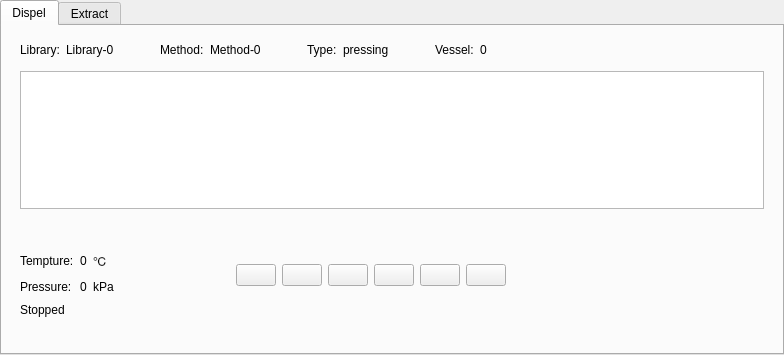
<?xml version="1.0" encoding="UTF-8"?>
<ui version="4.0">
 <class>QDispelForm</class>
 <widget class="QWidget" name="QDispelForm">
  <property name="geometry">
   <rect>
    <x>0</x>
    <y>0</y>
    <width>784</width>
    <height>355</height>
   </rect>
  </property>
  <property name="sizePolicy">
   <sizepolicy hsizetype="Preferred" vsizetype="Preferred">
    <horstretch>0</horstretch>
    <verstretch>0</verstretch>
   </sizepolicy>
  </property>
  <property name="maximumSize">
   <size>
    <width>800</width>
    <height>480</height>
   </size>
  </property>
  <property name="windowTitle">
   <string>Form</string>
  </property>
  <layout class="QHBoxLayout" name="horizontalLayout_11">
   <property name="leftMargin">
    <number>0</number>
   </property>
   <property name="topMargin">
    <number>0</number>
   </property>
   <property name="rightMargin">
    <number>0</number>
   </property>
   <property name="bottomMargin">
    <number>0</number>
   </property>
   <item>
    <widget class="HNTabWidget" name="tabWidget_dispel">
     <property name="currentIndex">
      <number>0</number>
     </property>
     <widget class="QWidget" name="tab_dispel_run">
      <attribute name="title">
       <string>Dispel</string>
      </attribute>
      <layout class="QVBoxLayout" name="verticalLayout_7">
       <property name="leftMargin">
        <number>9</number>
       </property>
       <property name="topMargin">
        <number>9</number>
       </property>
       <property name="rightMargin">
        <number>9</number>
       </property>
       <property name="bottomMargin">
        <number>9</number>
       </property>
       <item>
        <widget class="QWidget" name="widgetDispel" native="true">
         <layout class="QVBoxLayout" name="verticalLayout_2">
          <property name="leftMargin">
           <number>9</number>
          </property>
          <property name="topMargin">
           <number>0</number>
          </property>
          <property name="rightMargin">
           <number>9</number>
          </property>
          <property name="bottomMargin">
           <number>9</number>
          </property>
          <item>
           <widget class="QWidget" name="widget_run_top" native="true">
            <property name="minimumSize">
             <size>
              <width>0</width>
              <height>0</height>
             </size>
            </property>
            <layout class="QHBoxLayout" name="horizontalLayout_28">
             <property name="leftMargin">
              <number>0</number>
             </property>
             <property name="topMargin">
              <number>0</number>
             </property>
             <property name="rightMargin">
              <number>0</number>
             </property>
             <property name="bottomMargin">
              <number>0</number>
             </property>
             <item>
              <widget class="QLabel" name="lb_libbuddy">
               <property name="text">
                <string>Library:</string>
               </property>
              </widget>
             </item>
             <item>
              <widget class="QLabel" name="lb_libname">
               <property name="sizePolicy">
                <sizepolicy hsizetype="Maximum" vsizetype="Maximum">
                 <horstretch>0</horstretch>
                 <verstretch>0</verstretch>
                </sizepolicy>
               </property>
               <property name="maximumSize">
                <size>
                 <width>16777215</width>
                 <height>30</height>
                </size>
               </property>
               <property name="text">
                <string>Library-0</string>
               </property>
              </widget>
             </item>
             <item>
              <spacer name="hs_0">
               <property name="orientation">
                <enum>Qt::Horizontal</enum>
               </property>
               <property name="sizeType">
                <enum>QSizePolicy::Fixed</enum>
               </property>
               <property name="sizeHint" stdset="0">
                <size>
                 <width>40</width>
                 <height>30</height>
                </size>
               </property>
              </spacer>
             </item>
             <item>
              <widget class="QLabel" name="lb_mbuddy">
               <property name="sizePolicy">
                <sizepolicy hsizetype="Preferred" vsizetype="Preferred">
                 <horstretch>0</horstretch>
                 <verstretch>0</verstretch>
                </sizepolicy>
               </property>
               <property name="minimumSize">
                <size>
                 <width>0</width>
                 <height>0</height>
                </size>
               </property>
               <property name="maximumSize">
                <size>
                 <width>16777215</width>
                 <height>16777215</height>
                </size>
               </property>
               <property name="text">
                <string>Method:</string>
               </property>
              </widget>
             </item>
             <item>
              <widget class="QLabel" name="lb_method">
               <property name="sizePolicy">
                <sizepolicy hsizetype="Preferred" vsizetype="Preferred">
                 <horstretch>0</horstretch>
                 <verstretch>0</verstretch>
                </sizepolicy>
               </property>
               <property name="minimumSize">
                <size>
                 <width>0</width>
                 <height>0</height>
                </size>
               </property>
               <property name="text">
                <string>Method-0</string>
               </property>
              </widget>
             </item>
             <item>
              <spacer name="hs_1">
               <property name="orientation">
                <enum>Qt::Horizontal</enum>
               </property>
               <property name="sizeType">
                <enum>QSizePolicy::Fixed</enum>
               </property>
               <property name="sizeHint" stdset="0">
                <size>
                 <width>40</width>
                 <height>20</height>
                </size>
               </property>
              </spacer>
             </item>
             <item>
              <widget class="QLabel" name="label_typebuddy">
               <property name="text">
                <string>Type:</string>
               </property>
              </widget>
             </item>
             <item>
              <widget class="QLabel" name="lb_type">
               <property name="text">
                <string>pressing</string>
               </property>
              </widget>
             </item>
             <item>
              <spacer name="hs_4">
               <property name="orientation">
                <enum>Qt::Horizontal</enum>
               </property>
               <property name="sizeType">
                <enum>QSizePolicy::Fixed</enum>
               </property>
               <property name="sizeHint" stdset="0">
                <size>
                 <width>40</width>
                 <height>20</height>
                </size>
               </property>
              </spacer>
             </item>
             <item>
              <widget class="QLabel" name="label">
               <property name="text">
                <string>Vessel:</string>
               </property>
              </widget>
             </item>
             <item>
              <widget class="QLabel" name="label_tanknum">
               <property name="text">
                <string>0</string>
               </property>
              </widget>
             </item>
             <item>
              <spacer name="horizontalSpacer_11">
               <property name="orientation">
                <enum>Qt::Horizontal</enum>
               </property>
               <property name="sizeHint" stdset="0">
                <size>
                 <width>40</width>
                 <height>20</height>
                </size>
               </property>
              </spacer>
             </item>
            </layout>
           </widget>
          </item>
          <item>
           <widget class="QStackedWidget" name="sw_main">
            <widget class="QWidget" name="page">
             <layout class="QHBoxLayout" name="horizontalLayout">
              <property name="leftMargin">
               <number>0</number>
              </property>
              <property name="topMargin">
               <number>0</number>
              </property>
              <property name="rightMargin">
               <number>0</number>
              </property>
              <property name="bottomMargin">
               <number>0</number>
              </property>
              <item>
               <widget class="QStageWidget" name="tbv_stage"/>
              </item>
             </layout>
            </widget>
            <widget class="QRunPlot" name="page_plot"/>
           </widget>
          </item>
          <item>
           <widget class="QWidget" name="widget_run_bottom" native="true">
            <property name="minimumSize">
             <size>
              <width>0</width>
              <height>120</height>
             </size>
            </property>
            <layout class="QHBoxLayout" name="horizontalLayout_27">
             <property name="spacing">
              <number>6</number>
             </property>
             <property name="leftMargin">
              <number>0</number>
             </property>
             <property name="topMargin">
              <number>9</number>
             </property>
             <property name="bottomMargin">
              <number>9</number>
             </property>
             <item>
              <widget class="QWidget" name="widget_9" native="true">
               <property name="maximumSize">
                <size>
                 <width>16777215</width>
                 <height>16777215</height>
                </size>
               </property>
               <layout class="QGridLayout" name="gridLayout">
                <property name="leftMargin">
                 <number>0</number>
                </property>
                <item row="1" column="1">
                 <widget class="QLabel" name="label_curtemp">
                  <property name="sizePolicy">
                   <sizepolicy hsizetype="Preferred" vsizetype="Preferred">
                    <horstretch>0</horstretch>
                    <verstretch>0</verstretch>
                   </sizepolicy>
                  </property>
                  <property name="text">
                   <string>0</string>
                  </property>
                 </widget>
                </item>
                <item row="2" column="3">
                 <spacer name="horizontalSpacer_8">
                  <property name="orientation">
                   <enum>Qt::Horizontal</enum>
                  </property>
                  <property name="sizeHint" stdset="0">
                   <size>
                    <width>40</width>
                    <height>20</height>
                   </size>
                  </property>
                 </spacer>
                </item>
                <item row="2" column="0">
                 <widget class="QLabel" name="label_9">
                  <property name="sizePolicy">
                   <sizepolicy hsizetype="Preferred" vsizetype="Preferred">
                    <horstretch>0</horstretch>
                    <verstretch>0</verstretch>
                   </sizepolicy>
                  </property>
                  <property name="minimumSize">
                   <size>
                    <width>0</width>
                    <height>0</height>
                   </size>
                  </property>
                  <property name="text">
                   <string>Pressure:</string>
                  </property>
                 </widget>
                </item>
                <item row="2" column="1">
                 <widget class="QLabel" name="label_stressure">
                  <property name="sizePolicy">
                   <sizepolicy hsizetype="Preferred" vsizetype="Preferred">
                    <horstretch>0</horstretch>
                    <verstretch>0</verstretch>
                   </sizepolicy>
                  </property>
                  <property name="text">
                   <string>0</string>
                  </property>
                 </widget>
                </item>
                <item row="2" column="2">
                 <widget class="QLabel" name="label_7">
                  <property name="sizePolicy">
                   <sizepolicy hsizetype="Preferred" vsizetype="Preferred">
                    <horstretch>0</horstretch>
                    <verstretch>0</verstretch>
                   </sizepolicy>
                  </property>
                  <property name="text">
                   <string>kPa</string>
                  </property>
                 </widget>
                </item>
                <item row="1" column="2">
                 <widget class="QLabel" name="label_6">
                  <property name="sizePolicy">
                   <sizepolicy hsizetype="Preferred" vsizetype="Preferred">
                    <horstretch>0</horstretch>
                    <verstretch>0</verstretch>
                   </sizepolicy>
                  </property>
                  <property name="text">
                   <string>℃</string>
                  </property>
                 </widget>
                </item>
                <item row="1" column="0">
                 <widget class="QLabel" name="label_4">
                  <property name="enabled">
                   <bool>true</bool>
                  </property>
                  <property name="sizePolicy">
                   <sizepolicy hsizetype="Preferred" vsizetype="Preferred">
                    <horstretch>0</horstretch>
                    <verstretch>0</verstretch>
                   </sizepolicy>
                  </property>
                  <property name="minimumSize">
                   <size>
                    <width>0</width>
                    <height>0</height>
                   </size>
                  </property>
                  <property name="text">
                   <string>Tempture:</string>
                  </property>
                 </widget>
                </item>
                <item row="1" column="3">
                 <spacer name="horizontalSpacer_4">
                  <property name="orientation">
                   <enum>Qt::Horizontal</enum>
                  </property>
                  <property name="sizeHint" stdset="0">
                   <size>
                    <width>40</width>
                    <height>20</height>
                   </size>
                  </property>
                 </spacer>
                </item>
                <item row="3" column="0">
                 <widget class="QLabel" name="label_status">
                  <property name="text">
                   <string>Stopped</string>
                  </property>
                 </widget>
                </item>
                <item row="0" column="0">
                 <spacer name="verticalSpacer">
                  <property name="orientation">
                   <enum>Qt::Vertical</enum>
                  </property>
                  <property name="sizeHint" stdset="0">
                   <size>
                    <width>20</width>
                    <height>10</height>
                   </size>
                  </property>
                 </spacer>
                </item>
               </layout>
              </widget>
             </item>
             <item>
              <widget class="QWidget" name="widget_3" native="true">
               <layout class="QHBoxLayout" name="horizontalLayout_2">
                <item>
                 <widget class="QCPushButton" name="btn_open">
                  <property name="minimumSize">
                   <size>
                    <width>0</width>
                    <height>0</height>
                   </size>
                  </property>
                  <property name="baseSize">
                   <size>
                    <width>0</width>
                    <height>0</height>
                   </size>
                  </property>
                  <property name="text">
                   <string/>
                  </property>
                 </widget>
                </item>
                <item>
                 <widget class="QCPushButton" name="btn_play">
                  <property name="minimumSize">
                   <size>
                    <width>0</width>
                    <height>0</height>
                   </size>
                  </property>
                  <property name="text">
                   <string/>
                  </property>
                 </widget>
                </item>
                <item>
                 <widget class="QCPushButton" name="btn_stop">
                  <property name="text">
                   <string/>
                  </property>
                 </widget>
                </item>
                <item>
                 <widget class="QCPushButton" name="btn_trans">
                  <property name="text">
                   <string/>
                  </property>
                 </widget>
                </item>
                <item>
                 <widget class="QCPushButton" name="btn_turn">
                  <property name="text">
                   <string/>
                  </property>
                 </widget>
                </item>
                <item>
                 <widget class="QCPushButton" name="btn_turn_2">
                  <property name="text">
                   <string/>
                  </property>
                 </widget>
                </item>
                <item>
                 <spacer name="horizontalSpacer_7">
                  <property name="orientation">
                   <enum>Qt::Horizontal</enum>
                  </property>
                  <property name="sizeHint" stdset="0">
                   <size>
                    <width>40</width>
                    <height>20</height>
                   </size>
                  </property>
                 </spacer>
                </item>
               </layout>
               <zorder>btn_turn_2</zorder>
               <zorder>btn_open</zorder>
               <zorder>btn_play</zorder>
               <zorder>btn_stop</zorder>
               <zorder>btn_trans</zorder>
               <zorder>btn_turn</zorder>
               <zorder>horizontalSpacer_7</zorder>
              </widget>
             </item>
             <item>
              <spacer name="horizontalSpacer_2">
               <property name="orientation">
                <enum>Qt::Horizontal</enum>
               </property>
               <property name="sizeHint" stdset="0">
                <size>
                 <width>40</width>
                 <height>20</height>
                </size>
               </property>
              </spacer>
             </item>
            </layout>
           </widget>
          </item>
         </layout>
        </widget>
       </item>
      </layout>
     </widget>
     <widget class="QWidget" name="tab">
      <attribute name="title">
       <string>Extract</string>
      </attribute>
      <layout class="QVBoxLayout" name="verticalLayout">
       <item>
        <widget class="QWidget" name="widgetExtract" native="true">
         <layout class="QVBoxLayout" name="verticalLayout_3">
          <property name="topMargin">
           <number>0</number>
          </property>
          <item>
           <widget class="QWidget" name="widget_run_top_2" native="true">
            <property name="minimumSize">
             <size>
              <width>0</width>
              <height>0</height>
             </size>
            </property>
            <layout class="QHBoxLayout" name="horizontalLayout_29">
             <property name="leftMargin">
              <number>0</number>
             </property>
             <property name="topMargin">
              <number>0</number>
             </property>
             <property name="rightMargin">
              <number>0</number>
             </property>
             <property name="bottomMargin">
              <number>0</number>
             </property>
             <item>
              <widget class="QLabel" name="lb_libbuddy_2">
               <property name="text">
                <string>Library:</string>
               </property>
              </widget>
             </item>
             <item>
              <widget class="QLabel" name="lb_libname_2">
               <property name="sizePolicy">
                <sizepolicy hsizetype="Maximum" vsizetype="Maximum">
                 <horstretch>0</horstretch>
                 <verstretch>0</verstretch>
                </sizepolicy>
               </property>
               <property name="maximumSize">
                <size>
                 <width>16777215</width>
                 <height>30</height>
                </size>
               </property>
               <property name="text">
                <string>Library-0</string>
               </property>
              </widget>
             </item>
             <item>
              <spacer name="hs_2">
               <property name="orientation">
                <enum>Qt::Horizontal</enum>
               </property>
               <property name="sizeType">
                <enum>QSizePolicy::Fixed</enum>
               </property>
               <property name="sizeHint" stdset="0">
                <size>
                 <width>40</width>
                 <height>30</height>
                </size>
               </property>
              </spacer>
             </item>
             <item>
              <widget class="QLabel" name="lb_mbuddy_2">
               <property name="sizePolicy">
                <sizepolicy hsizetype="Preferred" vsizetype="Preferred">
                 <horstretch>0</horstretch>
                 <verstretch>0</verstretch>
                </sizepolicy>
               </property>
               <property name="minimumSize">
                <size>
                 <width>0</width>
                 <height>0</height>
                </size>
               </property>
               <property name="maximumSize">
                <size>
                 <width>16777215</width>
                 <height>16777215</height>
                </size>
               </property>
               <property name="text">
                <string>Method:</string>
               </property>
              </widget>
             </item>
             <item>
              <widget class="QLabel" name="lb_method_2">
               <property name="sizePolicy">
                <sizepolicy hsizetype="Preferred" vsizetype="Preferred">
                 <horstretch>0</horstretch>
                 <verstretch>0</verstretch>
                </sizepolicy>
               </property>
               <property name="minimumSize">
                <size>
                 <width>0</width>
                 <height>0</height>
                </size>
               </property>
               <property name="text">
                <string>Method-0</string>
               </property>
              </widget>
             </item>
             <item>
              <spacer name="hs_3">
               <property name="orientation">
                <enum>Qt::Horizontal</enum>
               </property>
               <property name="sizeType">
                <enum>QSizePolicy::Fixed</enum>
               </property>
               <property name="sizeHint" stdset="0">
                <size>
                 <width>40</width>
                 <height>20</height>
                </size>
               </property>
              </spacer>
             </item>
             <item>
              <spacer name="horizontalSpacer_6">
               <property name="orientation">
                <enum>Qt::Horizontal</enum>
               </property>
               <property name="sizeHint" stdset="0">
                <size>
                 <width>40</width>
                 <height>20</height>
                </size>
               </property>
              </spacer>
             </item>
            </layout>
           </widget>
          </item>
          <item>
           <widget class="QStackedWidget" name="sw_main_2">
            <widget class="QWidget" name="page_2">
             <layout class="QHBoxLayout" name="horizontalLayout_4">
              <property name="leftMargin">
               <number>0</number>
              </property>
              <property name="topMargin">
               <number>0</number>
              </property>
              <property name="rightMargin">
               <number>0</number>
              </property>
              <property name="bottomMargin">
               <number>0</number>
              </property>
              <item>
               <widget class="QStageWidget" name="tbv_stage_2"/>
              </item>
             </layout>
            </widget>
            <widget class="QRunPlot" name="page_plot_2"/>
           </widget>
          </item>
          <item>
           <widget class="QWidget" name="widget_run_bottom_2" native="true">
            <property name="minimumSize">
             <size>
              <width>0</width>
              <height>120</height>
             </size>
            </property>
            <layout class="QHBoxLayout" name="horizontalLayout_30">
             <property name="spacing">
              <number>6</number>
             </property>
             <property name="leftMargin">
              <number>0</number>
             </property>
             <property name="topMargin">
              <number>9</number>
             </property>
             <property name="bottomMargin">
              <number>9</number>
             </property>
             <item>
              <widget class="QWidget" name="widget_10" native="true">
               <property name="maximumSize">
                <size>
                 <width>16777215</width>
                 <height>16777215</height>
                </size>
               </property>
               <layout class="QGridLayout" name="gridLayout_2">
                <property name="leftMargin">
                 <number>0</number>
                </property>
                <item row="1" column="3">
                 <spacer name="horizontalSpacer_5">
                  <property name="orientation">
                   <enum>Qt::Horizontal</enum>
                  </property>
                  <property name="sizeHint" stdset="0">
                   <size>
                    <width>40</width>
                    <height>20</height>
                   </size>
                  </property>
                 </spacer>
                </item>
                <item row="2" column="3">
                 <spacer name="horizontalSpacer_10">
                  <property name="orientation">
                   <enum>Qt::Horizontal</enum>
                  </property>
                  <property name="sizeHint" stdset="0">
                   <size>
                    <width>40</width>
                    <height>20</height>
                   </size>
                  </property>
                 </spacer>
                </item>
                <item row="0" column="0">
                 <spacer name="verticalSpacer_2">
                  <property name="orientation">
                   <enum>Qt::Vertical</enum>
                  </property>
                  <property name="sizeHint" stdset="0">
                   <size>
                    <width>20</width>
                    <height>10</height>
                   </size>
                  </property>
                 </spacer>
                </item>
                <item row="1" column="1">
                 <widget class="QLabel" name="label_curtemp_2">
                  <property name="sizePolicy">
                   <sizepolicy hsizetype="Preferred" vsizetype="Preferred">
                    <horstretch>0</horstretch>
                    <verstretch>0</verstretch>
                   </sizepolicy>
                  </property>
                  <property name="text">
                   <string>0</string>
                  </property>
                 </widget>
                </item>
                <item row="1" column="2">
                 <widget class="QLabel" name="label_14">
                  <property name="sizePolicy">
                   <sizepolicy hsizetype="Preferred" vsizetype="Preferred">
                    <horstretch>0</horstretch>
                    <verstretch>0</verstretch>
                   </sizepolicy>
                  </property>
                  <property name="text">
                   <string>℃</string>
                  </property>
                 </widget>
                </item>
                <item row="3" column="0">
                 <widget class="QLabel" name="label_status_2">
                  <property name="text">
                   <string>Stopped</string>
                  </property>
                 </widget>
                </item>
                <item row="1" column="0">
                 <widget class="QLabel" name="label_15">
                  <property name="enabled">
                   <bool>true</bool>
                  </property>
                  <property name="sizePolicy">
                   <sizepolicy hsizetype="Preferred" vsizetype="Preferred">
                    <horstretch>0</horstretch>
                    <verstretch>0</verstretch>
                   </sizepolicy>
                  </property>
                  <property name="minimumSize">
                   <size>
                    <width>0</width>
                    <height>0</height>
                   </size>
                  </property>
                  <property name="text">
                   <string>Tempture:</string>
                  </property>
                 </widget>
                </item>
                <item row="2" column="2">
                 <widget class="QLabel" name="label_8">
                  <property name="sizePolicy">
                   <sizepolicy hsizetype="Preferred" vsizetype="Preferred">
                    <horstretch>0</horstretch>
                    <verstretch>0</verstretch>
                   </sizepolicy>
                  </property>
                  <property name="text">
                   <string/>
                  </property>
                 </widget>
                </item>
                <item row="2" column="1">
                 <widget class="QLabel" name="label_speed">
                  <property name="sizePolicy">
                   <sizepolicy hsizetype="Preferred" vsizetype="Preferred">
                    <horstretch>0</horstretch>
                    <verstretch>0</verstretch>
                   </sizepolicy>
                  </property>
                  <property name="text">
                   <string>0</string>
                  </property>
                 </widget>
                </item>
                <item row="2" column="0">
                 <widget class="QLabel" name="label_10">
                  <property name="sizePolicy">
                   <sizepolicy hsizetype="Preferred" vsizetype="Preferred">
                    <horstretch>0</horstretch>
                    <verstretch>0</verstretch>
                   </sizepolicy>
                  </property>
                  <property name="minimumSize">
                   <size>
                    <width>0</width>
                    <height>0</height>
                   </size>
                  </property>
                  <property name="text">
                   <string>Speed:</string>
                  </property>
                 </widget>
                </item>
               </layout>
              </widget>
             </item>
             <item>
              <widget class="QWidget" name="widget_4" native="true">
               <layout class="QHBoxLayout" name="horizontalLayout_3">
                <item>
                 <widget class="QCPushButton" name="btn_open_2">
                  <property name="minimumSize">
                   <size>
                    <width>0</width>
                    <height>0</height>
                   </size>
                  </property>
                  <property name="baseSize">
                   <size>
                    <width>0</width>
                    <height>0</height>
                   </size>
                  </property>
                  <property name="text">
                   <string/>
                  </property>
                 </widget>
                </item>
                <item>
                 <widget class="QCPushButton" name="btn_play_2">
                  <property name="minimumSize">
                   <size>
                    <width>0</width>
                    <height>0</height>
                   </size>
                  </property>
                  <property name="text">
                   <string/>
                  </property>
                 </widget>
                </item>
                <item>
                 <widget class="QCPushButton" name="btn_stop_2">
                  <property name="text">
                   <string/>
                  </property>
                 </widget>
                </item>
                <item>
                 <widget class="QCPushButton" name="btn_trans_2">
                  <property name="text">
                   <string/>
                  </property>
                 </widget>
                </item>
                <item>
                 <widget class="QCPushButton" name="btnStir">
                  <property name="text">
                   <string/>
                  </property>
                 </widget>
                </item>
                <item>
                 <widget class="QCPushButton" name="btnStirD">
                  <property name="text">
                   <string/>
                  </property>
                 </widget>
                </item>
                <item>
                 <spacer name="horizontalSpacer_9">
                  <property name="orientation">
                   <enum>Qt::Horizontal</enum>
                  </property>
                  <property name="sizeType">
                   <enum>QSizePolicy::Expanding</enum>
                  </property>
                  <property name="sizeHint" stdset="0">
                   <size>
                    <width>40</width>
                    <height>20</height>
                   </size>
                  </property>
                 </spacer>
                </item>
               </layout>
               <zorder>btn_open_2</zorder>
               <zorder>btn_play_2</zorder>
               <zorder>btn_stop_2</zorder>
               <zorder>btnStir</zorder>
               <zorder>btn_trans_2</zorder>
               <zorder>horizontalSpacer_9</zorder>
               <zorder>btnStirD</zorder>
              </widget>
             </item>
             <item>
              <spacer name="horizontalSpacer">
               <property name="orientation">
                <enum>Qt::Horizontal</enum>
               </property>
               <property name="sizeType">
                <enum>QSizePolicy::Expanding</enum>
               </property>
               <property name="sizeHint" stdset="0">
                <size>
                 <width>40</width>
                 <height>20</height>
                </size>
               </property>
              </spacer>
             </item>
            </layout>
           </widget>
          </item>
         </layout>
        </widget>
       </item>
      </layout>
     </widget>
    </widget>
   </item>
  </layout>
 </widget>
 <customwidgets>
  <customwidget>
   <class>QCPushButton</class>
   <extends>QPushButton</extends>
   <header>qcpushbutton.h</header>
  </customwidget>
  <customwidget>
   <class>HNTabWidget</class>
   <extends>QTabWidget</extends>
   <header>hntabwidget.h</header>
   <container>1</container>
  </customwidget>
  <customwidget>
   <class>QStageWidget</class>
   <extends>QTableView</extends>
   <header>qstagewidget.h</header>
  </customwidget>
  <customwidget>
   <class>QRunPlot</class>
   <extends>QWidget</extends>
   <header>qrunplot.h</header>
   <container>1</container>
  </customwidget>
 </customwidgets>
 <resources/>
 <connections/>
</ui>
